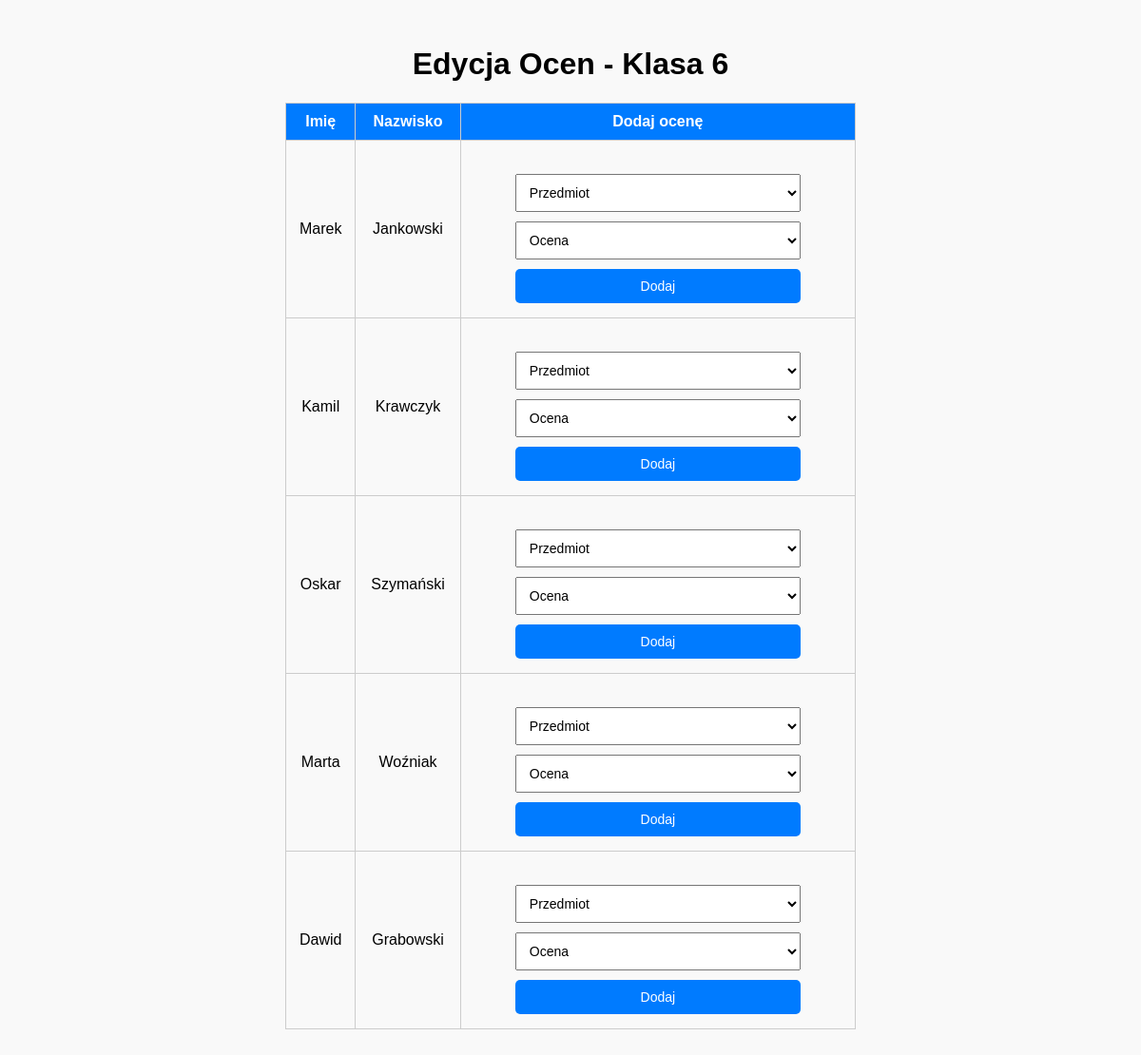
Screenshot of /edycja_ocen.php?class=6 with the database file from the repository.
### tables this page shows
CREATE TABLE `uzytkownik` (
  `uzytkownik_id` int(30) NOT NULL,
  `imie` varchar(50) NOT NULL,
  `drugie_imie` varchar(50) DEFAULT NULL,
  `nazwisko` varchar(50) NOT NULL,
  `haslo` varchar(255) NOT NULL,
  `edycja` tinyint(1) NOT NULL,
  `id_klasy` int(11) DEFAULT NULL
);

### edycja_ocen.php (the view, shortened to what this page needs)
<?php
if (isset($_GET['class']) && is_numeric($_GET['class'])) {
    $classId = $_GET['class'];
} else {
    die("Brak lub nieprawidłowy identyfikator klasy w adresie URL.");
}
$host = 'localhost';
$dbname = 'dziennik';
$user = 'root';
$password = '';
try {
    $pdo = new PDO("mysql:host=$host;dbname=$dbname;charset=utf8", $user, $password);
    $pdo->setAttribute(PDO::ATTR_ERRMODE, PDO::ERRMODE_EXCEPTION);
} catch (PDOException $e) {
    die("Błąd połączenia z bazą danych: " . $e->getMessage());
}
$studentsQuery = $pdo->prepare("
    SELECT uzytkownik_id, imie, nazwisko
    FROM uzytkownik
    WHERE edycja = 0 AND id_klasy = :classId
");
$studentsQuery->bindParam(':classId', $classId, PDO::PARAM_INT);
$studentsQuery->execute();
$students = $studentsQuery->fetchAll(PDO::FETCH_ASSOC);
?>
<!DOCTYPE html>
<html lang="pl">
<head>
</head>
<body>
    <h1>Edycja Ocen - Klasa <?php echo htmlspecialchars($classId); ?></h1>
    <?php if (empty($students)): ?>
        <p>Brak uczniów w wybranej klasie.</p>
    <?php else: ?>
        <table>
            <tr>
                <th>Imię</th>
                <th>Nazwisko</th>
                <th>Dodaj ocenę</th>
            </tr>
            <?php foreach ($students as $student): ?>
                <tr>
                    <td><?php echo htmlspecialchars($student['imie']); ?></td>
                    <td><?php echo htmlspecialchars($student['nazwisko']); ?></td>
                    <td>
                        <form method="POST">
                            <select name="subject_id" required>
                                <option value="" disabled selected>Przedmiot</option>
                            </select>
                            <select name="grade_id" required>
                                <option value="" disabled selected>Ocena</option>
                            </select>
                            <button type="submit">Dodaj</button>
                        </form>
                    </td>
                </tr>
            <?php endforeach; ?>
        </table>
    <?php endif; ?>
</body>
</html>

### edycja_ocen.php (style rules this page uses)
body { font-family: Arial, sans-serif; text-align: center; background-color: #f9f9f9; padding: 20px; }
table { margin: 20px auto; border-collapse: collapse; width: 80%; max-width: 600px; }
th, td { border: 1px solid #ccc; padding: 10px; text-align: center; }
th { background-color: #007BFF; color: white; }
form { margin-top: 20px; }
select, input, button { padding: 10px; margin: 5px 0; width: 100%; max-width: 300px; font-size: 14px; }
button { background-color: #007BFF; color: white; border: none; cursor: pointer; border-radius: 5px; }

### rows the page displays
uzytkownik: imie "Marek", nazwisko "Jankowski"
uzytkownik: imie "Kamil", nazwisko "Krawczyk"
uzytkownik: imie "Oskar", nazwisko "Szymański"
uzytkownik: imie "Marta", nazwisko "Woźniak"
uzytkownik: imie "Dawid", nazwisko "Grabowski"

### other values shown
$classId "6"
